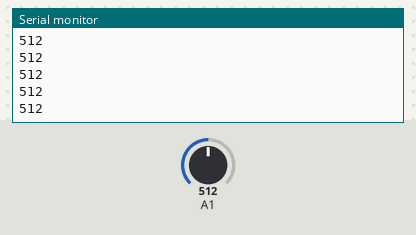
A sketch run on a simulated Arduino Uno, built with avr-gcc and run on an emulated ATmega328P. On the bench: the last lines printed to the serial monitor. The test bench sets the inputs (shaded band); at power-on: A1 = 512.

Above: at 1.2 s.
1.3 s: A1 set to 716
At 2.3 s:
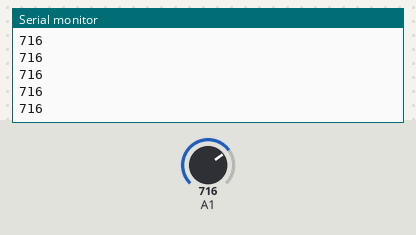
2.8 s: A1 set to 900
At 3.9 s:
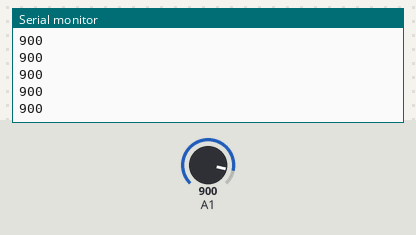
Timing chart, 0 to 5.8 s (numbered marks = the images above; inputs shaded):
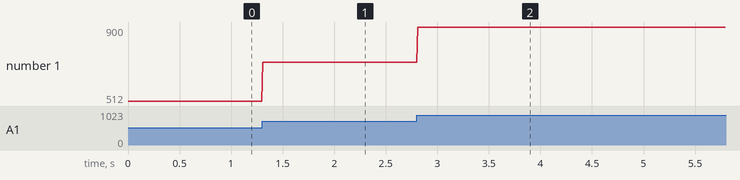

Measured:
- after the input at 1.3 s, the serial monitor: prints a new line at once (image 1)
- after the input at 2.8 s, the serial monitor: prints a new line at once (image 2)
- plotted number 1: 512 → 716 after the input at 1.3 s, 716 → 900 after the input at 2.8 s

The sketch:

dem.ino
```cpp
int voltage;
// the setup routine runs once when you press reset:
void setup() {
  // initialize serial communication at 9600 bits per second:
  Serial.begin(9600); // msp430g2231 must use 4800
  pinMode(A1, INPUT);


}

// the loop routine runs over and over again forever:
void loop() {
  voltage = analogRead(A1);
  Serial.println(voltage);
  delay(10);
  //Serial.println(5);
}
```
